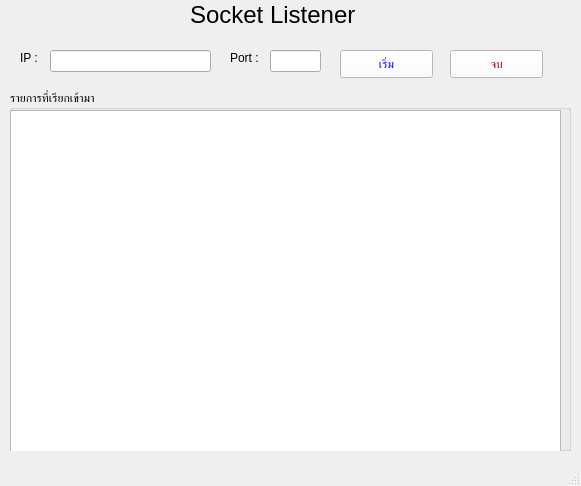
<?xml version="1.0" encoding="UTF-8"?>
<ui version="4.0">
 <class>MyApp</class>
 <widget class="QMainWindow" name="MyApp">
  <property name="enabled">
   <bool>true</bool>
  </property>
  <property name="geometry">
   <rect>
    <x>0</x>
    <y>0</y>
    <width>581</width>
    <height>486</height>
   </rect>
  </property>
  <property name="windowTitle">
   <string>IOT-GUI(BAS)</string>
  </property>
  <property name="windowIcon">
   <iconset>
    <normaloff>imgs/basketball-icon.png</normaloff>imgs/basketball-icon.png</iconset>
  </property>
  <widget class="QWidget" name="centralwidget">
   <widget class="QPushButton" name="btnStart">
    <property name="geometry">
     <rect>
      <x>340</x>
      <y>50</y>
      <width>93</width>
      <height>28</height>
     </rect>
    </property>
    <property name="styleSheet">
     <string notr="true">color: rgb(0, 0, 255);
background-color: rgb(255, 255, 255);
</string>
    </property>
    <property name="text">
     <string>เริ่ม</string>
    </property>
   </widget>
   <widget class="QLabel" name="label">
    <property name="geometry">
     <rect>
      <x>20</x>
      <y>50</y>
      <width>41</width>
      <height>16</height>
     </rect>
    </property>
    <property name="text">
     <string>IP : </string>
    </property>
   </widget>
   <widget class="QGroupBox" name="groupBox">
    <property name="geometry">
     <rect>
      <x>10</x>
      <y>90</y>
      <width>561</width>
      <height>361</height>
     </rect>
    </property>
    <property name="title">
     <string>รายการที่เรียกเข้ามา</string>
    </property>
    <widget class="QListView" name="lstResult">
     <property name="geometry">
      <rect>
       <x>0</x>
       <y>20</y>
       <width>551</width>
       <height>371</height>
      </rect>
     </property>
     <property name="minimumSize">
      <size>
       <width>551</width>
       <height>371</height>
      </size>
     </property>
     <property name="maximumSize">
      <size>
       <width>551</width>
       <height>371</height>
      </size>
     </property>
    </widget>
   </widget>
   <widget class="QLineEdit" name="txtIP">
    <property name="geometry">
     <rect>
      <x>50</x>
      <y>50</y>
      <width>161</width>
      <height>22</height>
     </rect>
    </property>
   </widget>
   <widget class="QLabel" name="label_2">
    <property name="geometry">
     <rect>
      <x>230</x>
      <y>50</y>
      <width>41</width>
      <height>16</height>
     </rect>
    </property>
    <property name="text">
     <string>Port : </string>
    </property>
   </widget>
   <widget class="QLineEdit" name="txtPort">
    <property name="geometry">
     <rect>
      <x>270</x>
      <y>50</y>
      <width>51</width>
      <height>22</height>
     </rect>
    </property>
   </widget>
   <widget class="QPushButton" name="btnEnd">
    <property name="geometry">
     <rect>
      <x>450</x>
      <y>50</y>
      <width>93</width>
      <height>28</height>
     </rect>
    </property>
    <property name="styleSheet">
     <string notr="true">color: rgb(170, 0, 0);
background-color: rgb(255, 255, 255);
</string>
    </property>
    <property name="text">
     <string>จบ</string>
    </property>
   </widget>
   <widget class="QLabel" name="label_3">
    <property name="geometry">
     <rect>
      <x>190</x>
      <y>0</y>
      <width>211</width>
      <height>31</height>
     </rect>
    </property>
    <property name="styleSheet">
     <string notr="true"/>
    </property>
    <property name="text">
     <string>&lt;html&gt;&lt;head/&gt;&lt;body&gt;&lt;p&gt;&lt;span style=&quot; font-size:18pt;&quot;&gt;Socket Listener&lt;/span&gt;&lt;/p&gt;&lt;/body&gt;&lt;/html&gt;</string>
    </property>
   </widget>
  </widget>
  <widget class="QMenuBar" name="menubar">
   <property name="geometry">
    <rect>
     <x>0</x>
     <y>0</y>
     <width>581</width>
     <height>26</height>
    </rect>
   </property>
  </widget>
  <widget class="QStatusBar" name="statusbar"/>
 </widget>
 <resources/>
 <connections/>
</ui>
